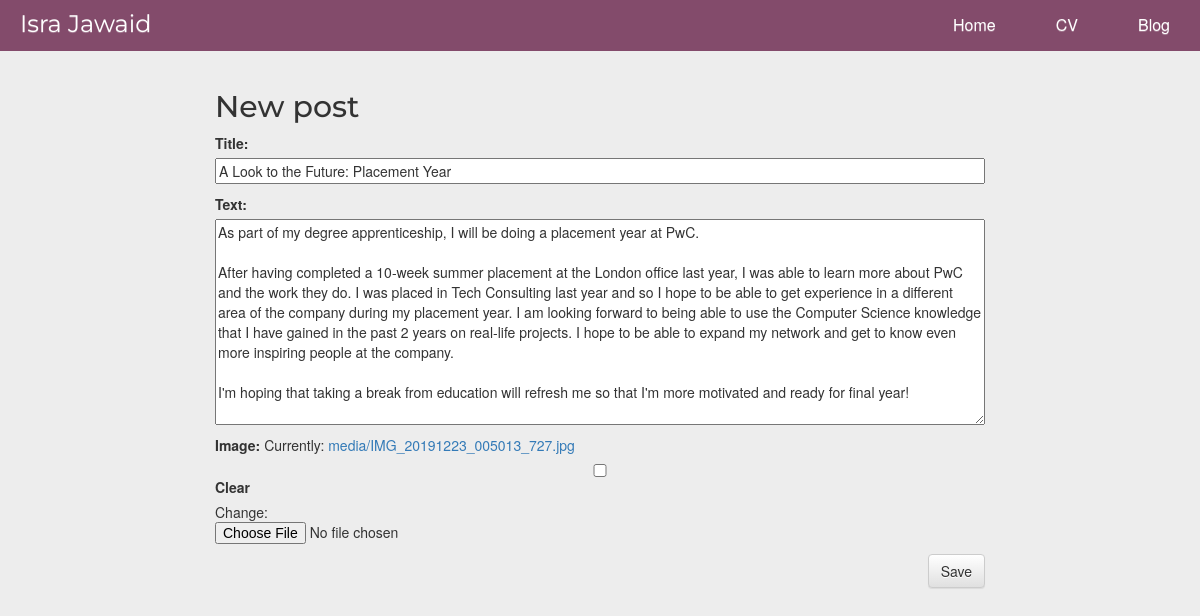
/post/12/edit/, run on the app's committed database.
### blog/models.py (models this page shows, shortened)
class Post(models.Model):
	author = models.ForeignKey(settings.AUTH_USER_MODEL, on_delete=models.CASCADE)
	title = models.CharField(max_length=200)
	text = models.TextField()
	summary = models.TextField(default="")
	created_date = models.DateTimeField(default=timezone.now)
	published_date = models.DateTimeField(blank=True, null=True)
	height_field = models.IntegerField(default=0)
	width_field = models.IntegerField(default=0)
	image = models.ImageField(upload_to='media/', null=True, blank=True, height_field="height_field", width_field="width_field");

### blog/views.py (the view)
# urls.py: path('post/<int:pk>/edit/', views.post_edit, name='post_edit'),
def post_edit(request, pk):
    post = get_object_or_404(Post, pk=pk)
    if request.method == "POST":
        form = PostForm(request.POST, request.FILES or None, instance=post)
        if form.is_valid():
            post = form.save(commit=False)
            post.author = request.user
            text = form.cleaned_data['text']
            post.summary = text.splitlines()[0]
            post.published_date = timezone.now()
            post.save()
            return redirect('post_detail', pk=post.pk)
    else:
        form = PostForm(instance=post)
    return render(request, 'blog/post_edit.html', {'form': form})

### blog/forms.py
class PostForm(forms.ModelForm):
	class Meta:
		model = Post
		fields = ('title', 'text', "image",)

### blog/templates/blog/post_edit.html (shortened to what this page needs)
﻿{% extends 'blog/base.html' %}
{% block content %}
<div class="container-fluid">
    <div class="row">
		<div class="col-md-2"></div>
        <div class="col-md-8">
			<h2 id="new-post-title">New post</h2>
			<form method="POST" class = "post-form" enctype='multipart/form-data'>{% csrf_token %}
				{{ form.as_p }}
				<button type="submit" class="save btn btn-default">Save</button>
			</form>
        </div>
		<div class="col-md-2"></div>
    </div>
</div>
{% endblock %}

### blog/static/css/blog.css (style rules this page uses)
body { background-color: #EDEDED; padding-top: 0px; position: relative; }
.row:after { content: ""; display: table; clear: both; }
h1, h2, h3, h4 { font-family: 'Montserrat', sans-serif; }
.save { float: right; }
.post-form textarea, .post-form input { width: 100%; }
.container-fluid { display: block; margin-left: auto; margin-right: auto; position: relative; }
.col-md-8 { padding-top: 50px; }

### data on the page
Post: title "A Look to the Future: Placement Year", text "As part of my degree apprenticeship, I will be doing a placement year at PwC. After having completed a 10-week summer placement at the London office last year, I was able to learn more about PwC and the work they do. I was placed in Tech Consulting last year and so I hope to be able to get experience in a different area of the company during my placement year. I am looking forward to being able to use the Computer Science knowledge that I have gained in the past 2 years on real-life projects. I hope to be able to expand my network and get to know even more inspiring people at the company. I'm hoping that taking a break from education will refresh me so that I'm more motivated and ready for…"
